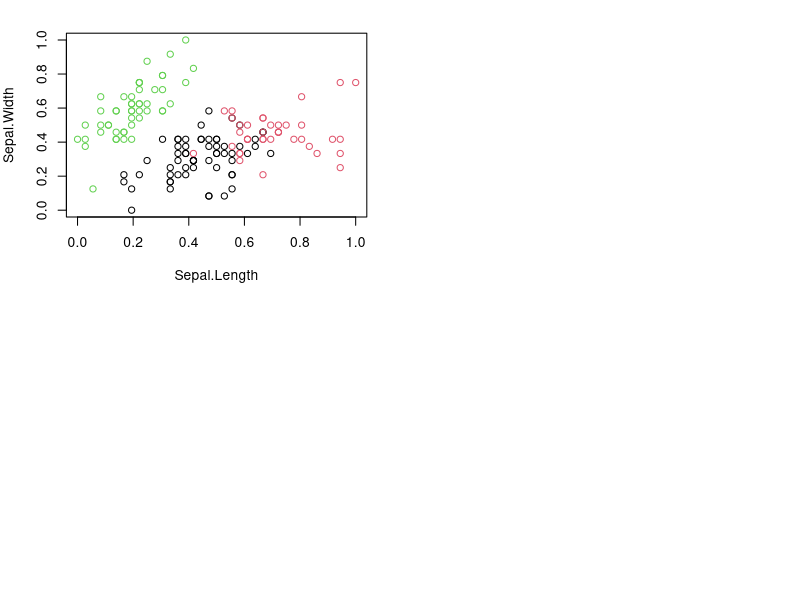

This chart was generated by the following R code: (Note: this script raises an error after producing the figure.)
require("datasets")
set.seed(85237) #Choose your own seed
data(iris) #Load in the iris dataset
iris$Species <- NULL #Removes species for unsupervised learning
head(iris) #Look at top rows of dataset

#Function to normalize value to new value between 0 and 1
normalize <- function(x){
  return ((x-min(x))/(max(x)-min(x)))
}
#Normalize all values
iris$Sepal.Length <- normalize(iris$Sepal.Length)
iris$Sepal.Width<- normalize(iris$Sepal.Width)
iris$Petal.Length<- normalize(iris$Petal.Length)
iris$Petal.Width<- normalize(iris$Petal.Width)
head(iris)

#Run KMeans algorithm
result<- kmeans(iris,3) #Use KMeans with k=3
result$size #Gives number of points in each cluster
result$centers #Gives value of cluster centers
result$cluster #Gives cluster vectors

#Plot
par(mfrow=c(2,2), mar=c(5,4,2,2)) #Creates a layout
plot(iris[c(1,2)], col=result$cluster)
plot(iris[c(1,2)], col=iris.class)
plot(iris[c(3,4)], col=result$cluster)
plot(iris[c(3,4)], col=iris.class)

#Result
table(result$cluster,iris.class)

#Done
